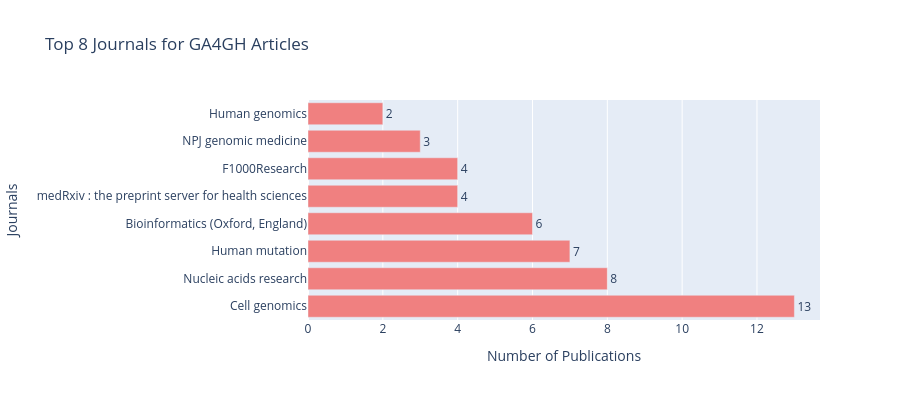
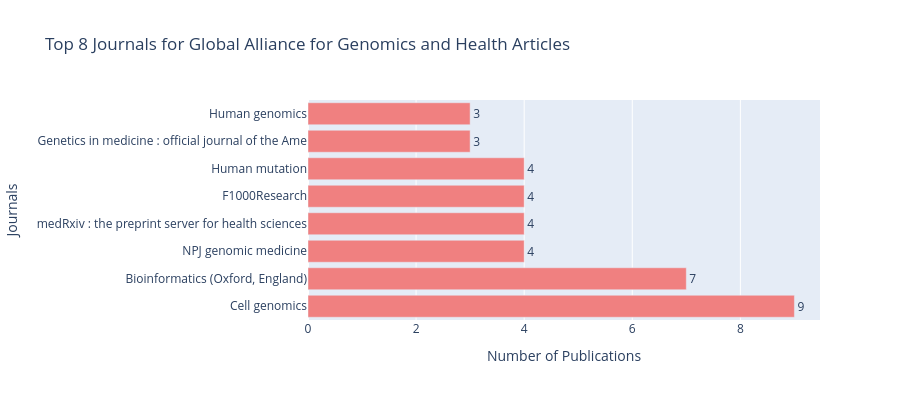

Here is the notebook cell these charts were saved with, in order:
### Code cell
def get_articles_data(keyword):
    """
    Fetches article data from the API for a given keyword.

    What it does:
    - Sends a request to our analytics dashboard API
    - Returns a list of articles if successful
    - Returns an empty list if there's an error
    - Prints error messages to help with troubleshooting

    Parameters:
    - keyword: The search term (e.g., "GA4GH")

    Returns:
    - List of article dictionaries with all the metadata

    DO NOT MODIFY: This function is used throughout the analytics
    """
    url = f"{BASE_URL}/pubmed/articles/{keyword}"
    response = requests.get(url)

    if response.status_code == 200:
        return response.json()
    print(f"Error fetching data for {keyword}: {response.status_code}")
    return []

keywords = [
    "GA4GH",
    "Global Alliance for Genomics and Health"
]

all_articles_data = {}

print("Fetching articles data for analytics")
print()

for keyword in keywords:
    print(f"Searching for: {keyword}")
    articles = get_articles_data(keyword)
    all_articles_data[keyword] = articles
    print(f"Found {len(articles)} articles")
    print()

print("Data collection complete")

def analyze_journals(articles, keyword, top_n=10):
    """
    Analyzes journal distribution for a specific keyword's articles.

    What it does:
    - Counts how many articles appear in each journal
    - Identifies the top publishing venues
    - Creates a horizontal bar chart visualization
    - Shows which journals are most active in this topic

    DO NOT MODIFY ANYTHING HERE
    """
    journals = [article.get("journal", "Unknown") for article in articles if article.get("journal")]

    if not journals:
        print(f"No journal data found for {keyword}")
        return

    journal_counts = Counter(journals)
    top_journals = journal_counts.most_common(top_n)

    # Create horizontal bar chart with Plotly
    journals_list, counts_list = zip(*top_journals, strict=False)

    # Truncate long journal names for display
    display_journals = [journal[:50] + "" if len(journal) > 50 else journal for journal in journals_list]

    fig = go.Figure(go.Bar(
        x=counts_list,
        y=display_journals,
        orientation='h',
        marker_color='lightcoral',
        text=counts_list,
        textposition='outside'
    ))

    fig.update_layout(
        title=f"Top {top_n} Journals for {keyword} Articles",
        xaxis_title="Number of Publications",
        yaxis_title="Journals",
        height=max(400, len(top_journals) * 40),
        margin=dict(l=200)  # Left margin for journal names
    )

    fig.show()

    print(f"\nTop {top_n} journals for {keyword}:")
    for i, (journal, count) in enumerate(top_journals, 1):
        print(f"  {i}. {journal}: {count} articles")

print("Creating Journal Analysis for all keywords")
print("This shows which journals publish articles for each keyword.")
print()

# ✨ CUSTOMIZABLE: Change this number to show more/fewer top journals
top_journals_to_show = 8  # Shows top 8 journals for each keyword

journals_analyzed = 0

# Analyze journals for each keyword in your list
for keyword in keywords:
    articles = all_articles_data.get(keyword, [])

    if articles:
        print(f"Analyzing journals for: {keyword}")
        print("-" * 60)

        analyze_journals(articles, keyword, top_n=top_journals_to_show)
        journals_analyzed += 1

        print("\n" + "="*80 + "\n")
    else:
        print(f"No articles found for {keyword} - skipping journal analysis")
        print()

print(f"\nJournal Analysis Complete")
print(f"Analyzed journals for {journals_analyzed} out of {len(keywords)} keywords")
if journals_analyzed > 0:
    print("Use this data to:")
    print("   • Identify the leading journals in your keyword")
    print("   • Track which journals are most active in different topics")
    print("   • Discover interdisciplinary publication patterns")

### Figure 1 — Plotly figure (JSON) as saved in the notebook; plotly's stock layout.template omitted (floating-point values rounded to 4 significant figures)
{"data": [{"marker": {"color": "lightcoral"}, "orientation": "h", "text": ["13", "8", "7", "6", "4", "4", "3", "2"], "textposition": "outside", "type": "bar", "x": [13, 8, 7, 6, 4, 4, 3, 2], "y": ["Cell genomics", "Nucleic acids research", "Human mutation", "Bioinformatics (Oxford, England)", "medRxiv : the preprint server for health sciences", "F1000Research", "NPJ genomic medicine", "Human genomics"]}], "layout": {"height": 400, "margin": {"l": 200}, "title": {"text": "Top 8 Journals for GA4GH Articles"}, "xaxis": {"title": {"text": "Number of Publications"}}, "yaxis": {"title": {"text": "Journals"}}}}

### Figure 2 — Plotly figure (JSON) as saved in the notebook; plotly's stock layout.template omitted (floating-point values rounded to 4 significant figures)
{"data": [{"marker": {"color": "lightcoral"}, "orientation": "h", "text": ["9", "7", "4", "4", "4", "4", "3", "3"], "textposition": "outside", "type": "bar", "x": [9, 7, 4, 4, 4, 4, 3, 3], "y": ["Cell genomics", "Bioinformatics (Oxford, England)", "NPJ genomic medicine", "medRxiv : the preprint server for health sciences", "F1000Research", "Human mutation", "Genetics in medicine : official journal of the Ame", "Human genomics"]}], "layout": {"height": 400, "margin": {"l": 200}, "title": {"text": "Top 8 Journals for Global Alliance for Genomics and Health Articles"}, "xaxis": {"title": {"text": "Number of Publications"}}, "yaxis": {"title": {"text": "Journals"}}}}
